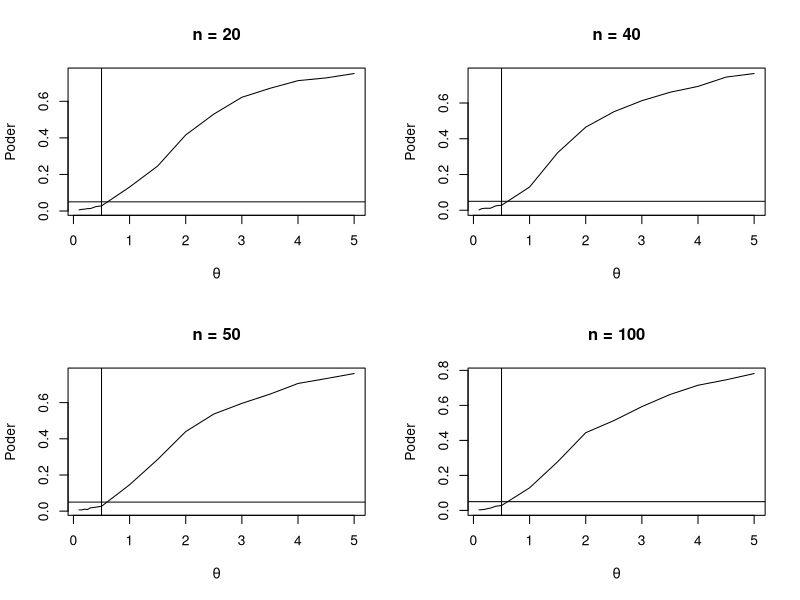

The R source for this figure:
#--------------Cauchy-------------------#
  
  r <- 1000            
  mu0 <- 1/2       
  mu.test <- c(0.1,0.15,0.2,0.25,0.3,0.4,.5,1,1.5,2,2.5,3,3.5,4,4.5,5)   
  M <- length(mu.test)              
  poder <- numeric(M)               
  nobs <- c(20, 40, 50, 100)        
  poder_nobs <- matrix(0,length(nobs),M)  
  c <- 1
  for(j in nobs) {
    for (i in 1:M) {
      mu <- mu.test[i]
      p_value <- replicate(r, expr = {
        x <- rcauchy(j, mu, 1)
        test_t <- t.test(x, alternative = "greater", mu = mu0)
        test_t$p.value})
      poder[i] <- mean(p_value <= 0.05)
    }
    poder_nobs[c,] <- poder
    c = c+1
  }
  
  #Gráficos com n diferentes
  x11()
  par(mfrow=c(2,2))
  plot(mu.test, poder_nobs[1,], type = "l", xlab = bquote(theta), ylab = "Poder", main = "n = 20")
  abline(v = mu0, lty = 1)
  abline(h = .05, lty = 1)
  
  plot(mu.test, poder_nobs[2,], type = "l", xlab = bquote(theta), ylab = "Poder", main = "n = 40")
  abline(v = mu0, lty = 1)
  abline(h = .05, lty = 1)
  
  plot(mu.test, poder_nobs[3,], type = "l", xlab = bquote(theta), ylab = "Poder", main = "n = 50")
  abline(v = mu0, lty = 1)
  abline(h = .05, lty = 1)
  
  plot(mu.test, poder_nobs[4,], type = "l", xlab = bquote(theta), ylab = "Poder", main = "n = 100")
  abline(v = mu0, lty = 1)
  abline(h = .05, lty = 1)
